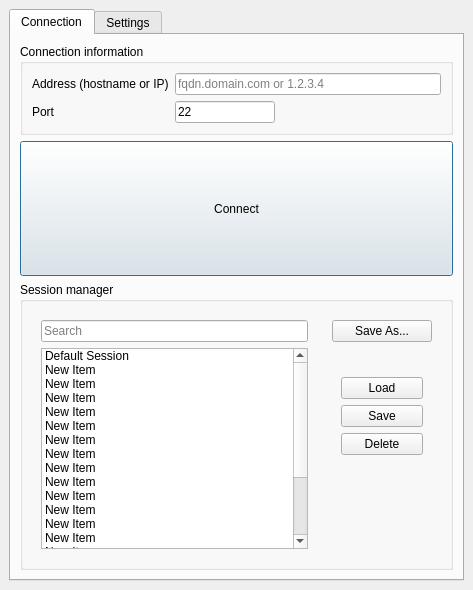
<?xml version="1.0" encoding="UTF-8"?>
<ui version="4.0">
 <class>SettingsWindow</class>
 <widget class="QMainWindow" name="SettingsWindow">
  <property name="geometry">
   <rect>
    <x>0</x>
    <y>0</y>
    <width>473</width>
    <height>590</height>
   </rect>
  </property>
  <property name="windowTitle">
   <string>MainWindow</string>
  </property>
  <widget class="QWidget" name="centralwidget">
   <layout class="QVBoxLayout" name="verticalLayout">
    <item>
     <widget class="QTabWidget" name="tabs">
      <property name="sizePolicy">
       <sizepolicy hsizetype="Expanding" vsizetype="Expanding">
        <horstretch>0</horstretch>
        <verstretch>0</verstretch>
       </sizepolicy>
      </property>
      <property name="currentIndex">
       <number>0</number>
      </property>
      <widget class="QWidget" name="connection_tab">
       <property name="sizePolicy">
        <sizepolicy hsizetype="Expanding" vsizetype="Expanding">
         <horstretch>0</horstretch>
         <verstretch>0</verstretch>
        </sizepolicy>
       </property>
       <attribute name="title">
        <string>Connection</string>
       </attribute>
       <layout class="QVBoxLayout" name="verticalLayout_2">
        <item>
         <widget class="QGroupBox" name="connection_group">
          <property name="enabled">
           <bool>true</bool>
          </property>
          <property name="sizePolicy">
           <sizepolicy hsizetype="Expanding" vsizetype="Maximum">
            <horstretch>0</horstretch>
            <verstretch>0</verstretch>
           </sizepolicy>
          </property>
          <property name="maximumSize">
           <size>
            <width>16777215</width>
            <height>200</height>
           </size>
          </property>
          <property name="title">
           <string>Connection information</string>
          </property>
          <layout class="QFormLayout" name="formLayout">
           <item row="1" column="0">
            <widget class="QLabel" name="connection_hostname_label">
             <property name="text">
              <string>Address (hostname or IP)</string>
             </property>
            </widget>
           </item>
           <item row="1" column="1">
            <widget class="QLineEdit" name="connection_hostname">
             <property name="minimumSize">
              <size>
               <width>200</width>
               <height>0</height>
              </size>
             </property>
             <property name="placeholderText">
              <string>fqdn.domain.com or 1.2.3.4</string>
             </property>
            </widget>
           </item>
           <item row="2" column="0">
            <widget class="QLabel" name="connection_port_label">
             <property name="text">
              <string>Port</string>
             </property>
            </widget>
           </item>
           <item row="2" column="1">
            <widget class="QLineEdit" name="connection_port">
             <property name="sizePolicy">
              <sizepolicy hsizetype="Fixed" vsizetype="Expanding">
               <horstretch>0</horstretch>
               <verstretch>0</verstretch>
              </sizepolicy>
             </property>
             <property name="maximumSize">
              <size>
               <width>100</width>
               <height>16777215</height>
              </size>
             </property>
             <property name="inputMask">
              <string/>
             </property>
             <property name="text">
              <string>22</string>
             </property>
             <property name="maxLength">
              <number>5</number>
             </property>
             <property name="placeholderText">
              <string>1-65535</string>
             </property>
            </widget>
           </item>
          </layout>
         </widget>
        </item>
        <item>
         <widget class="QPushButton" name="connection_connect_button">
          <property name="sizePolicy">
           <sizepolicy hsizetype="Expanding" vsizetype="Expanding">
            <horstretch>0</horstretch>
            <verstretch>0</verstretch>
           </sizepolicy>
          </property>
          <property name="minimumSize">
           <size>
            <width>100</width>
            <height>50</height>
           </size>
          </property>
          <property name="text">
           <string>Connect</string>
          </property>
          <property name="default">
           <bool>true</bool>
          </property>
         </widget>
        </item>
        <item>
         <widget class="QGroupBox" name="session_group">
          <property name="sizePolicy">
           <sizepolicy hsizetype="Preferred" vsizetype="Expanding">
            <horstretch>0</horstretch>
            <verstretch>0</verstretch>
           </sizepolicy>
          </property>
          <property name="minimumSize">
           <size>
            <width>0</width>
            <height>288</height>
           </size>
          </property>
          <property name="baseSize">
           <size>
            <width>0</width>
            <height>198</height>
           </size>
          </property>
          <property name="title">
           <string>Session manager</string>
          </property>
          <layout class="QHBoxLayout" name="horizontalLayout">
           <item>
            <widget class="QWidget" name="session_list_widget" native="true">
             <property name="minimumSize">
              <size>
               <width>200</width>
               <height>0</height>
              </size>
             </property>
             <layout class="QVBoxLayout" name="verticalLayout_6">
              <item>
               <widget class="QLineEdit" name="session_search">
                <property name="text">
                 <string/>
                </property>
                <property name="placeholderText">
                 <string>Search</string>
                </property>
               </widget>
              </item>
              <item>
               <widget class="QListWidget" name="session_list">
                <property name="resizeMode">
                 <enum>QListView::Fixed</enum>
                </property>
                <item>
                 <property name="text">
                  <string>Default Session</string>
                 </property>
                </item>
                <item>
                 <property name="text">
                  <string>New Item</string>
                 </property>
                </item>
                <item>
                 <property name="text">
                  <string>New Item</string>
                 </property>
                </item>
                <item>
                 <property name="text">
                  <string>New Item</string>
                 </property>
                </item>
                <item>
                 <property name="text">
                  <string>New Item</string>
                 </property>
                </item>
                <item>
                 <property name="text">
                  <string>New Item</string>
                 </property>
                </item>
                <item>
                 <property name="text">
                  <string>New Item</string>
                 </property>
                </item>
                <item>
                 <property name="text">
                  <string>New Item</string>
                 </property>
                </item>
                <item>
                 <property name="text">
                  <string>New Item</string>
                 </property>
                </item>
                <item>
                 <property name="text">
                  <string>New Item</string>
                 </property>
                </item>
                <item>
                 <property name="text">
                  <string>New Item</string>
                 </property>
                </item>
                <item>
                 <property name="text">
                  <string>New Item</string>
                 </property>
                </item>
                <item>
                 <property name="text">
                  <string>New Item</string>
                 </property>
                </item>
                <item>
                 <property name="text">
                  <string>New Item</string>
                 </property>
                </item>
                <item>
                 <property name="text">
                  <string>New Item</string>
                 </property>
                </item>
                <item>
                 <property name="text">
                  <string>New Item</string>
                 </property>
                </item>
                <item>
                 <property name="text">
                  <string>New Item</string>
                 </property>
                </item>
                <item>
                 <property name="text">
                  <string>New Item</string>
                 </property>
                </item>
                <item>
                 <property name="text">
                  <string>New Item</string>
                 </property>
                </item>
                <item>
                 <property name="text">
                  <string>New Item</string>
                 </property>
                </item>
                <item>
                 <property name="text">
                  <string>New Item</string>
                 </property>
                </item>
               </widget>
              </item>
             </layout>
            </widget>
           </item>
           <item>
            <widget class="QWidget" name="session_buttons_group" native="true">
             <property name="minimumSize">
              <size>
               <width>100</width>
               <height>0</height>
              </size>
             </property>
             <layout class="QVBoxLayout" name="verticalLayout_5">
              <item>
               <widget class="QPushButton" name="session_save_as">
                <property name="text">
                 <string>Save As...</string>
                </property>
               </widget>
              </item>
              <item>
               <widget class="QWidget" name="session_buttons_widget" native="true">
                <property name="sizePolicy">
                 <sizepolicy hsizetype="Maximum" vsizetype="Minimum">
                  <horstretch>0</horstretch>
                  <verstretch>0</verstretch>
                 </sizepolicy>
                </property>
                <property name="minimumSize">
                 <size>
                  <width>100</width>
                  <height>0</height>
                 </size>
                </property>
                <property name="maximumSize">
                 <size>
                  <width>200</width>
                  <height>16777215</height>
                 </size>
                </property>
                <layout class="QVBoxLayout" name="verticalLayout_4">
                 <item>
                  <spacer name="session_vertical_spacer_1">
                   <property name="orientation">
                    <enum>Qt::Vertical</enum>
                   </property>
                   <property name="sizeType">
                    <enum>QSizePolicy::Fixed</enum>
                   </property>
                   <property name="sizeHint" stdset="0">
                    <size>
                     <width>20</width>
                     <height>20</height>
                    </size>
                   </property>
                  </spacer>
                 </item>
                 <item>
                  <widget class="QPushButton" name="session_load">
                   <property name="text">
                    <string>Load</string>
                   </property>
                  </widget>
                 </item>
                 <item>
                  <widget class="QPushButton" name="session_save">
                   <property name="text">
                    <string>Save</string>
                   </property>
                  </widget>
                 </item>
                 <item>
                  <widget class="QPushButton" name="session_delete">
                   <property name="text">
                    <string>Delete</string>
                   </property>
                  </widget>
                 </item>
                 <item>
                  <spacer name="session_vertical_spacer_2">
                   <property name="orientation">
                    <enum>Qt::Vertical</enum>
                   </property>
                   <property name="sizeHint" stdset="0">
                    <size>
                     <width>20</width>
                     <height>40</height>
                    </size>
                   </property>
                  </spacer>
                 </item>
                </layout>
               </widget>
              </item>
             </layout>
            </widget>
           </item>
          </layout>
         </widget>
        </item>
       </layout>
      </widget>
      <widget class="QWidget" name="settings_tab">
       <attribute name="title">
        <string>Settings</string>
       </attribute>
       <layout class="QVBoxLayout" name="verticalLayout_3">
        <item>
         <widget class="QLabel" name="settings_label">
          <property name="text">
           <string>Maybe later</string>
          </property>
          <property name="alignment">
           <set>Qt::AlignCenter</set>
          </property>
         </widget>
        </item>
       </layout>
      </widget>
     </widget>
    </item>
   </layout>
  </widget>
 </widget>
 <resources/>
 <connections/>
</ui>
